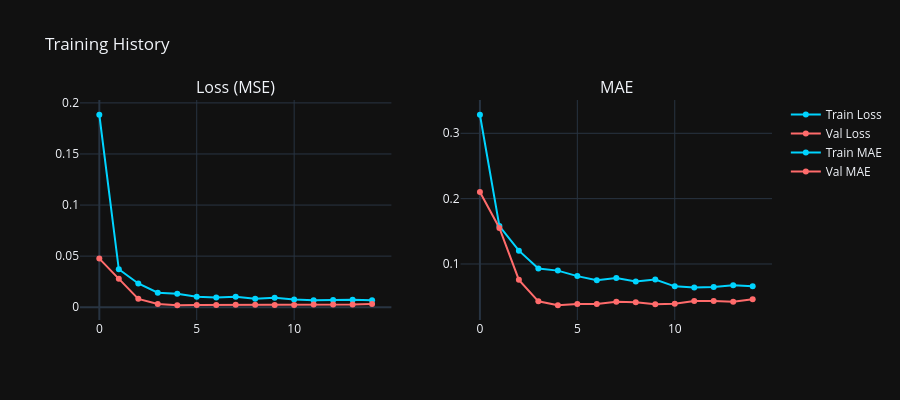

Here is the notebook cell this chart was saved with:
### Code cell
fig = make_subplots(rows=1, cols=2, subplot_titles=('Loss (MSE)', 'MAE'))

fig.add_trace(go.Scatter(y=history.history['loss'], name='Train Loss',
                         line=dict(color='#00d4ff')), row=1, col=1)
fig.add_trace(go.Scatter(y=history.history['val_loss'], name='Val Loss',
                         line=dict(color='#ff6b6b')), row=1, col=1)

fig.add_trace(go.Scatter(y=history.history['mae'], name='Train MAE',
                         line=dict(color='#00d4ff')), row=1, col=2)
fig.add_trace(go.Scatter(y=history.history['val_mae'], name='Val MAE',
                         line=dict(color='#ff6b6b')), row=1, col=2)

fig.update_layout(template='plotly_dark', height=400,
                  title_text='Training History')
fig.show()

### Figure 1 — Plotly figure (JSON) as saved in the notebook; plotly's stock layout.template omitted (floating-point values rounded to 4 significant figures)
{"data": [{"line": {"color": "#00d4ff"}, "name": "Train Loss", "y": [0.1884, 0.0371, 0.0232, 0.01415, 0.01312, 0.01019, 0.009405, 0.01023, 0.008225, 0.009242, 0.00754, 0.006825, 0.007012, 0.007335, 0.006877], "type": "scatter", "xaxis": "x", "yaxis": "y"}, {"line": {"color": "#ff6b6b"}, "name": "Val Loss", "y": [0.04756, 0.02793, 0.008157, 0.003099, 0.001916, 0.002088, 0.002078, 0.002449, 0.002372, 0.002043, 0.002155, 0.002708, 0.002737, 0.002607, 0.003108], "type": "scatter", "xaxis": "x", "yaxis": "y"}, {"line": {"color": "#00d4ff"}, "name": "Train MAE", "y": [0.3284, 0.158, 0.1204, 0.09305, 0.08987, 0.08145, 0.07518, 0.07861, 0.07319, 0.07632, 0.06584, 0.06413, 0.06497, 0.06765, 0.066], "type": "scatter", "xaxis": "x2", "yaxis": "y2"}, {"line": {"color": "#ff6b6b"}, "name": "Val MAE", "y": [0.2101, 0.155, 0.07574, 0.04289, 0.03688, 0.03891, 0.03886, 0.04213, 0.04144, 0.0383, 0.03909, 0.04323, 0.04331, 0.04209, 0.04612], "type": "scatter", "xaxis": "x2", "yaxis": "y2"}], "layout": {"xaxis": {"anchor": "y", "domain": [0.0, 0.45]}, "yaxis": {"anchor": "x", "domain": [0.0, 1.0]}, "xaxis2": {"anchor": "y2", "domain": [0.55, 1.0]}, "yaxis2": {"anchor": "x2", "domain": [0.0, 1.0]}, "annotations": [{"font": {"size": 16}, "showarrow": false, "text": "Loss (MSE)", "x": 0.225, "xanchor": "center", "xref": "paper", "y": 1.0, "yanchor": "bottom", "yref": "paper"}, {"font": {"size": 16}, "showarrow": false, "text": "MAE", "x": 0.775, "xanchor": "center", "xref": "paper", "y": 1.0, "yanchor": "bottom", "yref": "paper"}], "title": {"text": "Training History"}, "height": 400}}
